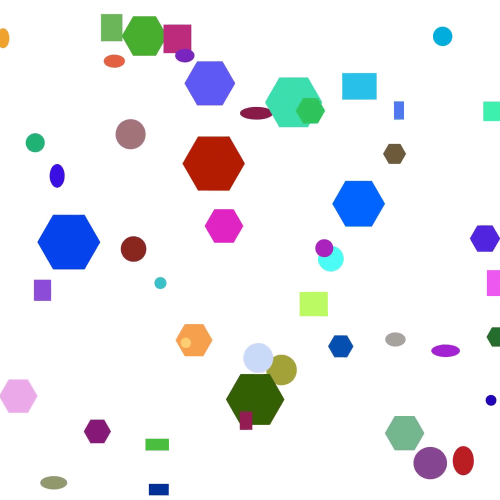
#> input picture frame 107 of Module3/blob/shapes.mp4, 1000 x 1000 px, given in place of the camera (shown at 1/2 size)
$ python hsv_contour.py
#> lines starting #> are read from the running program, lines starting #| are printed output that depends on the picture; after the words box and inside, x2 and y2 are one past the last pixel; in counts of white or black regions, pixels touching at a corner belong together
import cv2
import numpy as np

def nothing(x):
    pass

# Initialize the video capture object
cap = cv2.VideoCapture("shapes.mp4")
cap = cv2.VideoCapture(0)


# Create a window for the trackbars
cv2.namedWindow("Trackbars")

# Create trackbars for color change (HSV Lower and Upper bounds for 'red' here)
cv2.createTrackbar("Low H", "Trackbars", 0, 179, nothing)
cv2.createTrackbar("High H", "Trackbars", 179, 179, nothing)
cv2.createTrackbar("Low S", "Trackbars", 120, 255, nothing)
cv2.createTrackbar("High S", "Trackbars", 255, 255, nothing)
cv2.createTrackbar("Low V", "Trackbars", 120, 255, nothing)
cv2.createTrackbar("High V", "Trackbars", 255, 255, nothing)

# Create trackbars for adjusting the minimum and maximum area
cv2.createTrackbar("Min Area", "Trackbars", 400, 2000, nothing)
cv2.createTrackbar("Max Area", "Trackbars", 2000, 10000, nothing) # Adjust the max limit as needed

while True:
    ret, frame = cap.read()
#> frame is the input picture: shape (1000, 1000, 3); mean B, G, R 240.2, 236.6, 236

    # Loop the video
    # Check if the video was opened successfully
    if not ret:
        print("Reached the end of the video, looping...")
        cap.set(cv2.CAP_PROP_POS_FRAMES, 0)
        continue

    # Resize the frame
    frame = cv2.resize(frame, None, fx=0.5, fy=0.5, interpolation=cv2.INTER_NEAREST)
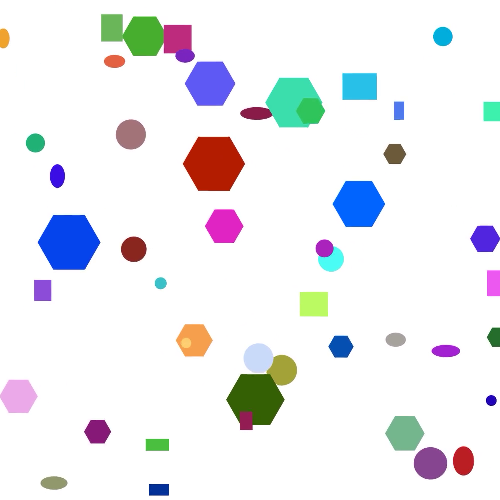
#> frame: shape (500, 500, 3); mean B, G, R 240.2, 236.6, 236

    # Convert the frame to HSV
    hsv = cv2.cvtColor(frame, cv2.COLOR_BGR2HSV)
#> hsv: shape (500, 500, 3); mean H, S, V 16.1, 24.4, 247.4

    # Get the new values of the trackbar in real-time
    low_h = cv2.getTrackbarPos("Low H", "Trackbars")
    high_h = cv2.getTrackbarPos("High H", "Trackbars")
    low_s = cv2.getTrackbarPos("Low S", "Trackbars")
    high_s = cv2.getTrackbarPos("High S", "Trackbars")
    low_v = cv2.getTrackbarPos("Low V", "Trackbars")
    high_v = cv2.getTrackbarPos("High V", "Trackbars")
    min_area = cv2.getTrackbarPos("Min Area", "Trackbars")
    max_area = cv2.getTrackbarPos("Max Area", "Trackbars")

    # Set the lower and upper HSV values to detect colors within the range
    lower_red = np.array([low_h, low_s, low_v])
    upper_red = np.array([high_h, high_s, high_v])

    # Create a mask that matches the colors within the specified boundaries
    mask = cv2.inRange(hsv, lower_red, upper_red)
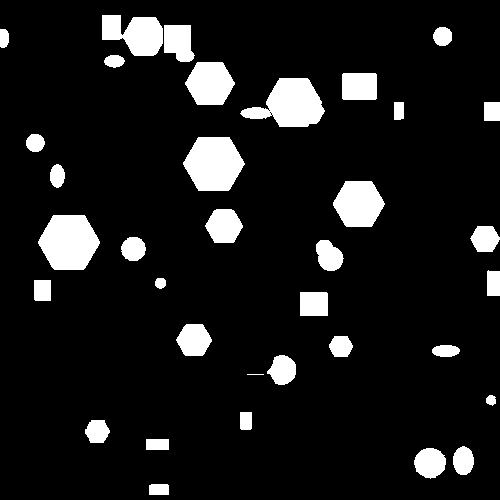
#> mask: shape (500, 500); 10% white; 35 white regions (1 under 20 px)

    # Find contours in the mask
    contours, _ = cv2.findContours(mask, cv2.RETR_TREE, cv2.CHAIN_APPROX_SIMPLE)
#> contours = 38 contours, 4 with area under 20; largest, box (x1, y1, x2, y2) and area: (38, 215, 100, 270) 2503, (183, 137, 245, 191) 2438, (240, 78, 325, 127) 2407, (333, 181, 385, 227) 1744, (102, 15, 163, 56) 1663

    # Draw bounding boxes around the detected objects that meet the area criteria
    for contour in contours:
        area = cv2.contourArea(contour)
        if min_area < area < max_area:  # filtering by area
            x, y, w, h = cv2.boundingRect(contour)
            cv2.rectangle(frame, (x, y), (x + w, y + h), (0, 255, 0), 2)
#> this loop made 38 passes
#> (area, x, y, w, h) on passes 2, 3, 5, 9, 12, 13, 17, 18, 19, 21, 22, 32: (706, 414, 448, 32, 31), (441, 453, 446, 21, 29), (408, 85, 420, 25, 23), (585, 267, 355, 29, 30), (818.5, 176, 324, 36, 32), (620.5, 300, 292, 28, 24), (585, 316, 240, 28, 31), (435.5, 121, 237, 25, 24), (549, 470, 226, 30, 26), (920, 205, 209, 38, 34), (1744.5, 333, 181, 52, 46), (882, 342, 73, 35, 27)
#> area on passes 1, 6, 7, 10, 11, 14: 188, 186, 69, 242, 366, 319.5
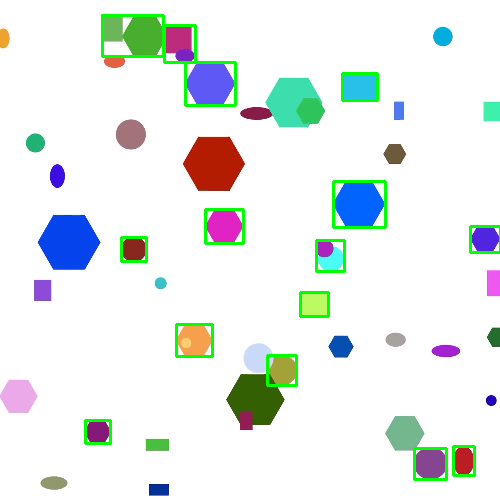
#> frame: shape (500, 500, 3); 2.31% of pixels changed, all inside (x1, y1, x2, y2) = (84, 14, 500, 481)

    # Show the frames
    cv2.imshow("Frame", frame)
    cv2.imshow("Mask", mask)

    # Wait for the 'q' key to stop the loop
    if cv2.waitKey(1) & 0xFF == ord('q'):
#> (key q is pressed here)
        break

# Clean up
cap.release()
cv2.destroyAllWindows()

$ run again, starting later in the video
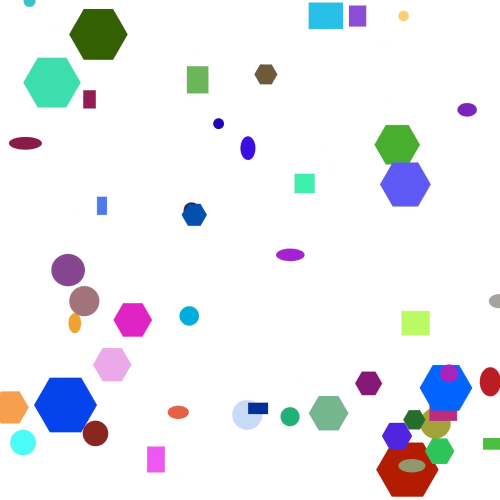
#> input picture frame 483 of Module3/blob/shapes.mp4, 1000 x 1000 px, given in place of the camera (shown at 1/2 size)
#> frame is the input picture: shape (1000, 1000, 3); mean B, G, R 240.7, 237.4, 236
#> hsv: shape (500, 500, 3); mean H, S, V 15.5, 23.9, 247.6
#> `mask = cv2.inRange(hsv, lower_red, upper_red)`:
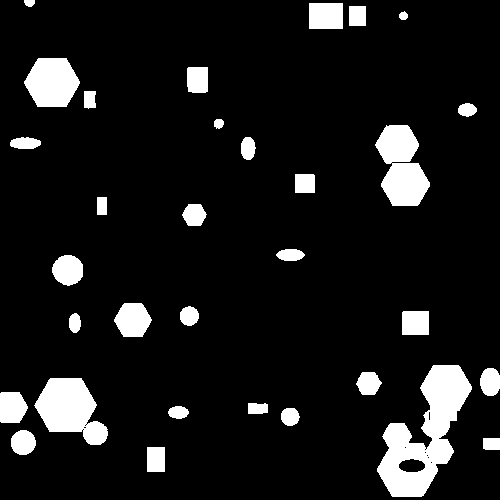
#> mask: shape (500, 500); 9.7% white; 32 white regions
#> contours = 44 contours, 11 with area under 20; largest, box (x1, y1, x2, y2) and area: (377, 365, 472, 497) 5855, (34, 378, 108, 445) 2922, (375, 125, 430, 206) 2770, (24, 58, 80, 107) 2016, (114, 303, 152, 337) 923
#> the loop `for contour in contours:` made 44 passes
#> (contour, area, x, y, w, h) on passes 1, 43: ([[147, 447], [147, 471], [164, 471], [164, 447]], 408, 147, 447, 18, 25), ([[309, 3], [309, 28], [342, 28], [342, 3]], 825, 309, 3, 34, 26)
#> after the loop `for contour in contours:`:
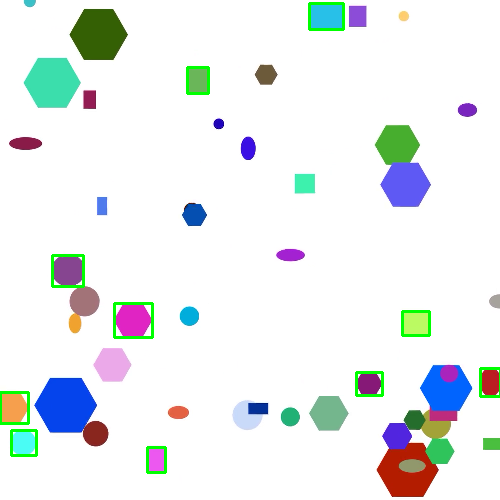
#> frame: shape (500, 500, 3); mean B, G, R 238, 237.9, 233.3

$ run again, starting later in the video
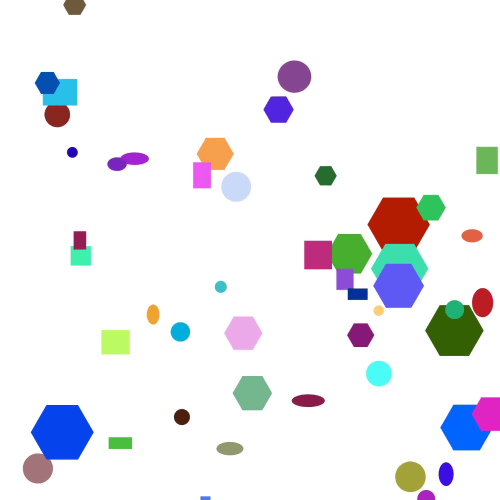
#> input picture frame 860 of Module3/blob/shapes.mp4, 1000 x 1000 px, given in place of the camera (shown at 1/2 size)
#> frame is the input picture: shape (1000, 1000, 3); mean B, G, R 240.7, 237.4, 237.1
#> hsv: shape (500, 500, 3); mean H, S, V 14.6, 23.1, 247.7
#> `mask = cv2.inRange(hsv, lower_red, upper_red)`:
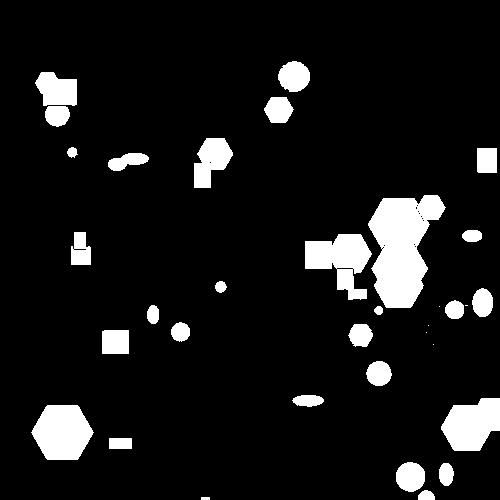
#> mask: shape (500, 500); 9.4% white; 34 white regions (5 under 20 px)
#> contours = 49 contours, 19 with area under 20; largest, box (x1, y1, x2, y2) and area: (368, 195, 446, 308) 5340, (31, 405, 94, 460) 2503, (305, 234, 372, 300) 2361, (441, 398, 500, 451) 2196, (194, 138, 233, 188) 1172
#> the loop `for contour in contours:` made 49 passes
#> (area, x, y, w, h) on passes 4, 9, 12, 14, 21, 25, 41, 42: (651, 396, 462, 29, 30), (464, 366, 361, 26, 25), (596.5, 102, 330, 27, 24), (401.5, 348, 324, 25, 23), (440.5, 472, 288, 21, 29), (488.5, 71, 232, 20, 33), (410, 108, 153, 41, 18), (455.5, 477, 148, 20, 25)
#> after the loop `for contour in contours:`:
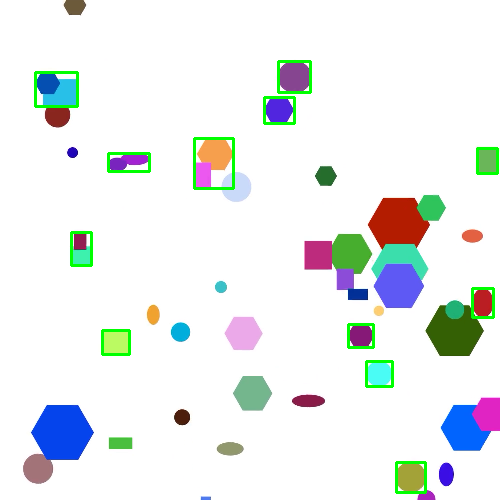
#> frame: shape (500, 500, 3); mean B, G, R 237.2, 238.1, 233.5
